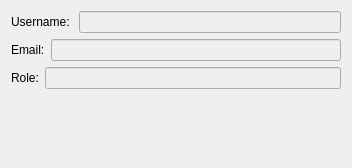
               <widget class="QWidget" name="scrollAreaWidgetContents_7">
                <property name="geometry">
                 <rect>
                  <x>0</x>
                  <y>0</y>
                  <width>352</width>
                  <height>168</height>
                 </rect>
                </property>
                <property name="class" stdset="0">
                 <string>frameHolder</string>
                </property>
                <layout class="QGridLayout" name="gridLayout_19">
                 <item row="0" column="0">
                  <layout class="QGridLayout" name="gridLayout_3">
                   <property name="sizeConstraint">
                    <enum>QLayout::SetNoConstraint</enum>
                   </property>
                   <item row="3" column="0">
                    <layout class="QHBoxLayout" name="horizontalLayout_15">
                     <item>
                      <widget class="QLabel" name="emailLbl">
                       <property name="text">
                        <string>Email:</string>
                       </property>
                       <property name="class" stdset="0">
                        <string>infoLabel</string>
                       </property>
                      </widget>
                     </item>
                     <item>
                      <widget class="QLineEdit" name="userEmailLineEdit">
                       <property name="enabled">
                        <bool>false</bool>
                       </property>
                       <property name="class" stdset="0">
                        <string>settingLineEdit</string>
                       </property>
                      </widget>
                     </item>
                    </layout>
                   </item>
                   <item row="0" column="0">
                    <layout class="QHBoxLayout" name="horizontalLayout_14">
                     <item>
                      <widget class="QLabel" name="usernameLbl">
                       <property name="text">
                        <string>Username: </string>
                       </property>
                       <property name="class" stdset="0">
                        <string>infoLabel</string>
                       </property>
                      </widget>
                     </item>
                     <item>
                      <widget class="QLineEdit" name="usernameLineEdit">
                       <property name="enabled">
                        <bool>false</bool>
                       </property>
                       <property name="text">
                        <string/>
                       </property>
                       <property name="class" stdset="0">
                        <string>settingLineEdit</string>
                       </property>
                      </widget>
                     </item>
                    </layout>
                   </item>
                   <item row="6" column="0">
                    <spacer name="verticalSpacer_2">
                     <property name="orientation">
                      <enum>Qt::Vertical</enum>
                     </property>
                     <property name="sizeHint" stdset="0">
                      <size>
                       <width>20</width>
                       <height>40</height>
                      </size>
                     </property>
                    </spacer>
                   </item>
                   <item row="5" column="0">
                    <layout class="QHBoxLayout" name="horizontalLayout_16">
                     <item>
                      <widget class="QLabel" name="roleLbl">
                       <property name="text">
                        <string>Role:</string>
                       </property>
                       <property name="class" stdset="0">
                        <string>infoLabel</string>
                       </property>
                      </widget>
                     </item>
                     <item>
                      <widget class="QLineEdit" name="roleLineEdit">
                       <property name="enabled">
                        <bool>false</bool>
                       </property>
                       <property name="class" stdset="0">
                        <string>settingLineEdit</string>
                       </property>
                      </widget>
                     </item>
                    </layout>
                   </item>
                  </layout>
                 </item>
                </layout>
               </widget>
